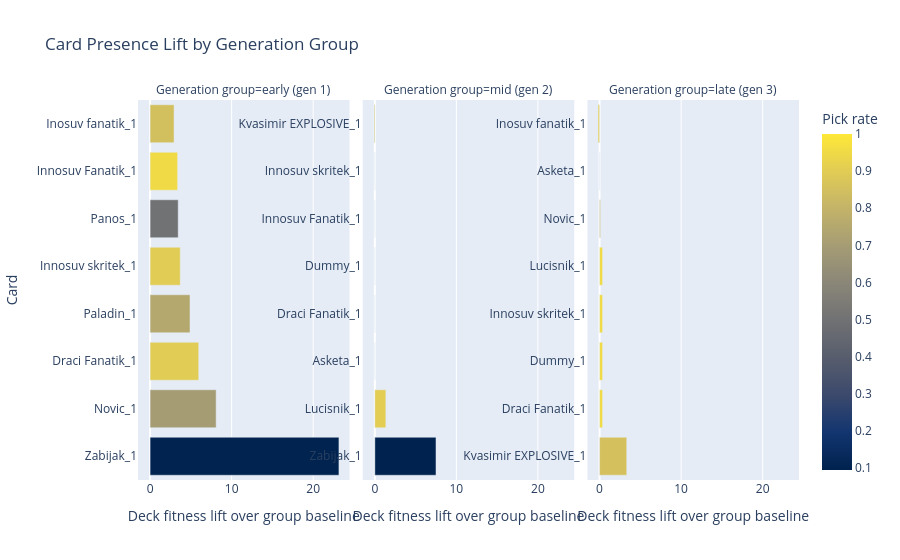

Notebook source saved alongside this figure:
### Markdown cell above
## Card Presence Lift

This graph answers: which cards are associated with better decks within each generation group?

Presence lift is average fitness of decks containing the card minus baseline average fitness for the same generation group. This keeps early weak decks and late stronger decks separated.

How to read it:

- Positive lift means the card appears in better-than-average decks for that group.
- A card with high lift and high pick rate is a strong balance candidate.
- A card with high lift but low pick rate is a possible underexplored card.
- A card with high pick rate but negative lift may be over-selected by the deck builder.

Important limitation: this is a deck-composition statistic, not drawn win rate or played win rate.

### Code cell
plot_card_presence_lift_timeline(group_count=3, top_n_per_group=8, min_times_played=2).show()

### Figure 1 — Plotly figure (JSON) as saved in the notebook; plotly's stock layout.template omitted (floating-point values rounded to 4 significant figures)
{"data": [{"customdata": [[2.0, 23.16, 0.0, 1.0, 0.1], [14.0, 8.102, 0.0, 1.143, 0.7], [18.0, 5.965, 0.0, 1.0, 0.9], [15.0, 4.895, 0.0, 1.4, 0.75], [18.0, 3.699, 0.0, 1.0, 0.9], [10.0, 3.447, 0.0, 1.2, 0.5], [19.0, 3.38, 0.0, 1.0, 0.95], [17.0, 2.941, 0.0, 1.0, 0.85]], "hovertemplate": "Generation group=early (gen 1)<br>Deck fitness lift over group baseline=%{x}<br>Card=%{y}<br>times_played=%{customdata[0]}<br>average_score_when_present=%{customdata[1]:.2f}<br>baseline_score=%{customdata[2]:.2f}<br>average_copies=%{customdata[3]:.2f}<br>Pick rate=%{marker.color:.1%}<extra></extra>", "legendgroup": "", "marker": {"color": [0.1, 0.7, 0.9, 0.75, 0.9, 0.5, 0.95, 0.85], "coloraxis": "coloraxis", "pattern": {"shape": ""}}, "name": "", "orientation": "h", "showlegend": false, "textposition": "auto", "type": "bar", "x": [23.16, 8.102, 5.965, 4.895, 3.699, 3.447, 3.38, 2.941], "xaxis": "x", "y": ["Zabijak_1", "Novic_1", "Draci Fanatik_1", "Paladin_1", "Innosuv skritek_1", "Panos_1", "Innosuv Fanatik_1", "Inosuv fanatik_1"], "yaxis": "y"}, {"customdata": [[2.0, 7.5, 0.0, 1.0, 0.09524], [19.0, 1.355, 0.0, 1.0, 0.9048], [21.0, 0.0, 0.0, 1.476, 1.0], [21.0, 0.0, 0.0, 1.143, 1.0], [21.0, 0.0, 0.0, 1.048, 1.0], [21.0, 0.0, 0.0, 1.0, 1.0], [21.0, 0.0, 0.0, 1.0, 1.0], [18.0, -0.09722, 0.0, 1.0, 0.8571]], "hovertemplate": "Generation group=mid (gen 2)<br>Deck fitness lift over group baseline=%{x}<br>Card=%{y}<br>times_played=%{customdata[0]}<br>average_score_when_present=%{customdata[1]:.2f}<br>baseline_score=%{customdata[2]:.2f}<br>average_copies=%{customdata[3]:.2f}<br>Pick rate=%{marker.color:.1%}<extra></extra>", "legendgroup": "", "marker": {"color": [0.09524, 0.9048, 1.0, 1.0, 1.0, 1.0, 1.0, 0.8571], "coloraxis": "coloraxis", "pattern": {"shape": ""}}, "name": "", "orientation": "h", "showlegend": false, "textposition": "auto", "type": "bar", "x": [7.5, 1.355, 0.0, 0.0, 0.0, 0.0, 0.0, -0.09722], "xaxis": "x2", "y": ["Zabijak_1", "Lucisnik_1", "Asketa_1", "Draci Fanatik_1", "Dummy_1", "Innosuv Fanatik_1", "Innosuv skritek_1", "Kvasimir EXPLOSIVE_1"], "yaxis": "y2"}, {"customdata": [[18.0, 3.333, 0.0, 1.111, 0.8571], [20.0, 0.375, 0.0, 1.5, 0.9524], [20.0, 0.375, 0.0, 1.05, 0.9524], [20.0, 0.375, 0.0, 1.0, 0.9524], [20.0, 0.375, 0.0, 1.0, 0.9524], [17.0, 0.1176, 0.0, 1.294, 0.8095], [21.0, 0.0, 0.0, 1.333, 1.0], [19.0, -0.1842, 0.0, 1.0, 0.9048]], "hovertemplate": "Generation group=late (gen 3)<br>Deck fitness lift over group baseline=%{x}<br>Card=%{y}<br>times_played=%{customdata[0]}<br>average_score_when_present=%{customdata[1]:.2f}<br>baseline_score=%{customdata[2]:.2f}<br>average_copies=%{customdata[3]:.2f}<br>Pick rate=%{marker.color:.1%}<extra></extra>", "legendgroup": "", "marker": {"color": [0.8571, 0.9524, 0.9524, 0.9524, 0.9524, 0.8095, 1.0, 0.9048], "coloraxis": "coloraxis", "pattern": {"shape": ""}}, "name": "", "orientation": "h", "showlegend": false, "textposition": "auto", "type": "bar", "x": [3.333, 0.375, 0.375, 0.375, 0.375, 0.1176, 0.0, -0.1842], "xaxis": "x3", "y": ["Kvasimir EXPLOSIVE_1", "Draci Fanatik_1", "Dummy_1", "Innosuv skritek_1", "Lucisnik_1", "Novic_1", "Asketa_1", "Inosuv fanatik_1"], "yaxis": "y3"}], "layout": {"annotations": [{"font": {}, "showarrow": false, "text": "Generation group=early (gen 1)", "x": 0.16, "xanchor": "center", "xref": "paper", "y": 1, "yanchor": "bottom", "yref": "paper"}, {"font": {}, "showarrow": false, "text": "Generation group=mid (gen 2)", "x": 0.5, "xanchor": "center", "xref": "paper", "y": 1, "yanchor": "bottom", "yref": "paper"}, {"font": {}, "showarrow": false, "text": "Generation group=late (gen 3)", "x": 0.84, "xanchor": "center", "xref": "paper", "y": 1, "yanchor": "bottom", "yref": "paper"}], "barmode": "relative", "coloraxis": {"autocolorscale": false, "colorbar": {"title": {"text": "Pick rate"}}, "colorscale": [[0, "#00224e"], [0.1111, "#123570"], [0.2222, "#3b496c"], [0.3333, "#575d6d"], [0.4444, "#707173"], [0.5556, "#8a8678"], [0.6667, "#a59c74"], [0.7778, "#c3b369"], [0.8889, "#e1cc55"], [1, "#fee838"]]}, "legend": {"tracegroupgap": 0}, "title": {"text": "Card Presence Lift by Generation Group"}, "xaxis": {"anchor": "y", "domain": [0, 0.32], "title": {"text": "Deck fitness lift over group baseline"}}, "xaxis2": {"anchor": "y2", "domain": [0.34, 0.66], "matches": "x", "title": {"text": "Deck fitness lift over group baseline"}}, "xaxis3": {"anchor": "y3", "domain": [0.68, 1.0], "matches": "x", "title": {"text": "Deck fitness lift over group baseline"}}, "yaxis": {"anchor": "x", "domain": [0, 1], "showticklabels": true, "title": {"text": "Card"}}, "yaxis2": {"anchor": "x2", "domain": [0, 1], "showticklabels": true}, "yaxis3": {"anchor": "x3", "domain": [0, 1], "showticklabels": true}}}
